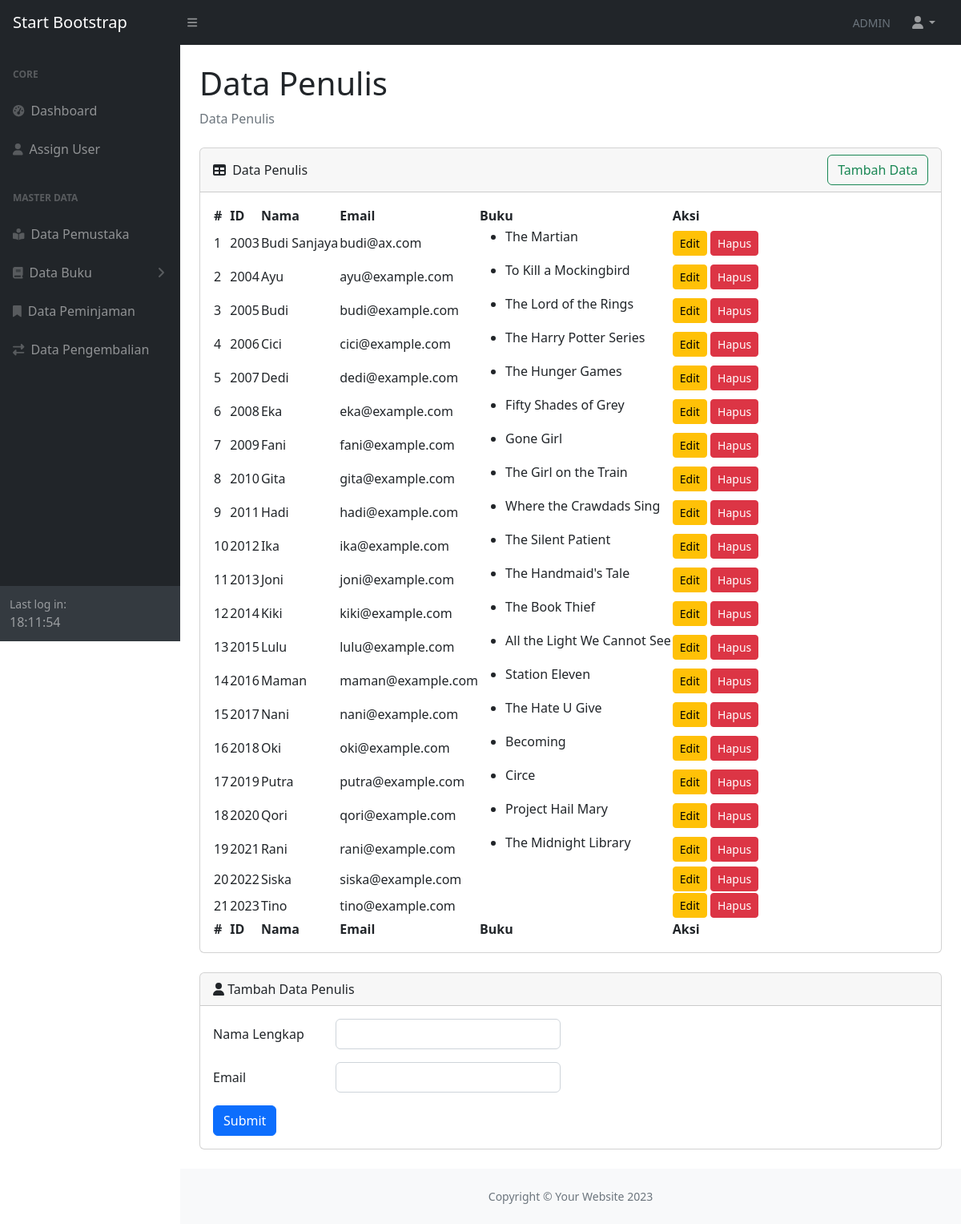
Page /admin/penulis/index.php (signed in) on the committed database.
### tables this page shows
CREATE TABLE `penulis` (
  `ID` int NOT NULL,
  `NAMA` varchar(20) DEFAULT NULL,
  `EMAIL` varchar(225) DEFAULT NULL
);

CREATE TABLE `buku` (
  `ISBN` char(18) NOT NULL,
  `NAMA` varchar(30) DEFAULT NULL,
  `ID_PENULIS` int DEFAULT NULL,
  `PENERBIT` varchar(225) DEFAULT NULL,
  `TAHUN` year DEFAULT NULL,
  `DESKRIPSI` text,
  `FOTO` text
);

### admin/penulis/index.php (the view, shortened to what this page needs)
<?php
include '../include/header.php';
?>
<div class="container-fluid px-4">
   <h1 class="mt-4">Data Penulis</h1>
   <ol class="breadcrumb mb-4">
      <li class="breadcrumb-item active">Data Penulis</li>
   </ol>
   <div class="card mb-4" >
      <div class="card-header d-flex justify-content-between align-items-center">
         <div>
            <i class="fas fa-table me-1"></i>
            Data Penulis</div>
         <a href="#tambahpenulis" class="btn btn-outline-success ">Tambah Data</a>
      </div>
      <div class="card-body">
         <table id="datatablesSimple">
            <thead>
               <tr>
                  <th>#</th>
                  <th>ID</th>
                  <th>Nama</th>
                  <th>Email</th>
                  <th>Buku</th>
                  <th>Aksi</th>
               </tr>
            </thead>
            <tfoot>
               <tr>
                  <th>#</th>
                  <th>ID</th>
                  <th>Nama</th>
                  <th>Email</th>
                  <th>Buku</th>
                  <th>Aksi</th>
               </tr>
            </tfoot>
            <tbody>
               <?php
               $penulis = mysqli_query($conn, "SELECT * FROM penulis");
               $i = 1;
               while($row = mysqli_fetch_assoc($penulis)){
               ?>
               <tr>
                  <td><?= $i ?></td>
                  <td><?= $row['ID'] ?></td>
                  <td><?= $row['NAMA'] ?></td>
                  <td><?= $row['EMAIL'] ?></td>
                  <td>
                     <ul>
                     <?php
                     $buku = mysqli_query($conn, "SELECT NAMA FROM buku WHERE ID_PENULIS='$row[ID]'");
                     while($rowbuku = mysqli_fetch_assoc($buku)){
                        ?>
                        <li><?= $rowbuku['NAMA'] ?></li>
                     <?php } ?>
                     </ul>
                  </td>
                  <td>
                     <a href="edit_penulis.php?id=<?= $row['ID'] ?>" class="btn btn-sm btn-warning">Edit</a>
                     <a href="hapus_penulis.php?id=<?= $row['ID'] ?>" class="btn btn-sm btn-danger">Hapus</a>
                  </td>
               </tr>
               <?php
            $i++; } ?>
            </tbody>
         </table>
      </div>
   </div>
   <div class="card mb-4" id="tambahpenulis">
      <div class="card-header">
         <i class="fas fa-user"></i>
         Tambah Data Penulis
      </div>
      <div class="card-body">
         <form method="post" action="tambah_penulis.php">
            <div class="row mb-3">
               <label for="nama" class="col-sm-2 col-form-label">Nama Lengkap</label>
               <div class="col-sm-4">
                  <input type="text" class="form-control" id="nama" name="nama">
               </div>
            </div>
            <div class="row mb-3">
               <label for="email" class="col-sm-2 col-form-label">Email</label>
               <div class="col-sm-4">
                  <input type="email" class="form-control" id="email" name="email">
               </div>
            </div>
            <input type="submit" class="btn btn-primary" value="Submit" name="submit" />
         </form>
      </div>
   </div>
   <?php
   include '../include/footer.php';
   ?>

### rows in the picture
penulis: ID "2003", NAMA "Budi Sanjaya", EMAIL "budi@ax.com"
buku: NAMA "The Martian"
penulis: ID "2004", NAMA "Ayu", EMAIL "ayu@example.com"
buku: NAMA "To Kill a Mockingbird"
penulis: ID "2005", NAMA "Budi", EMAIL "budi@example.com"
buku: NAMA "The Lord of the Rings"
penulis: ID "2006", NAMA "Cici", EMAIL "cici@example.com"
buku: NAMA "The Harry Potter Series"
penulis: ID "2007", NAMA "Dedi", EMAIL "dedi@example.com"
buku: NAMA "The Hunger Games"
penulis: ID "2008", NAMA "Eka", EMAIL "eka@example.com"
buku: NAMA "Fifty Shades of Grey"
penulis: ID "2009", NAMA "Fani", EMAIL "fani@example.com"
buku: NAMA "Gone Girl"
penulis: ID "2010", NAMA "Gita", EMAIL "gita@example.com"
buku: NAMA "The Girl on the Train"
penulis: ID "2011", NAMA "Hadi", EMAIL "hadi@example.com"
buku: NAMA "Where the Crawdads Sing"
penulis: ID "2012", NAMA "Ika", EMAIL "ika@example.com"
buku: NAMA "The Silent Patient"
penulis: ID "2013", NAMA "Joni", EMAIL "joni@example.com"
buku: NAMA "The Handmaid's Tale"
penulis: ID "2014", NAMA "Kiki", EMAIL "kiki@example.com"
buku: NAMA "The Book Thief"
penulis: ID "2015", NAMA "Lulu", EMAIL "lulu@example.com"
buku: NAMA "All the Light We Cannot See"
penulis: ID "2016", NAMA "Maman", EMAIL "maman@example.com"
buku: NAMA "Station Eleven"
penulis: ID "2017", NAMA "Nani", EMAIL "nani@example.com"
buku: NAMA "The Hate U Give"
penulis: ID "2018", NAMA "Oki", EMAIL "oki@example.com"
buku: NAMA "Becoming"
penulis: ID "2019", NAMA "Putra", EMAIL "putra@example.com"
buku: NAMA "Circe"
penulis: ID "2020", NAMA "Qori", EMAIL "qori@example.com"
buku: NAMA "Project Hail Mary"
penulis: ID "2021", NAMA "Rani", EMAIL "rani@example.com"
buku: NAMA "The Midnight Library"
penulis: ID "2022", NAMA "Siska", EMAIL "siska@example.com"
penulis: ID "2023", NAMA "Tino", EMAIL "tino@example.com"

### other values in the picture
$_SESSION['username'] "ADMIN"
date('H:i:s',$_SESSION['last_login']) "18:11:54"
